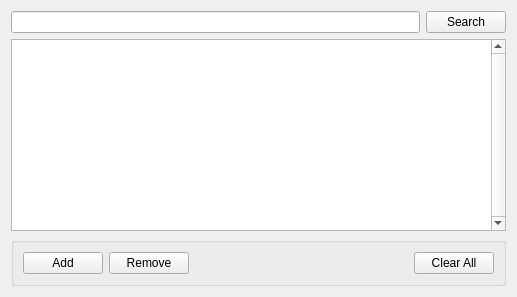
     <widget class="QWidget" name="outputMappingsTab">
      <property name="sizePolicy">
       <sizepolicy hsizetype="Expanding" vsizetype="Expanding">
        <horstretch>0</horstretch>
        <verstretch>0</verstretch>
       </sizepolicy>
      </property>
      <attribute name="title">
       <string>Output Mappings</string>
      </attribute>
      <layout class="QVBoxLayout" name="verticalLayoutOutputMappings" stretch="0,1,0">
       <item>
        <layout class="QHBoxLayout" name="layoutOutputSearch">
         <item>
          <widget class="QLineEdit" name="outputControlSearch"/>
         </item>
         <item>
          <widget class="QPushButton" name="outputControlSearchBtn">
           <property name="text">
            <string>Search</string>
           </property>
          </widget>
         </item>
        </layout>
       </item>
       <item>
        <widget class="QTableView" name="midiOutputMappingTableView">
         <property name="sizePolicy">
          <sizepolicy hsizetype="Expanding" vsizetype="Expanding">
           <horstretch>0</horstretch>
           <verstretch>0</verstretch>
          </sizepolicy>
         </property>
         <property name="verticalScrollBarPolicy">
          <enum>Qt::ScrollBarAlwaysOn</enum>
         </property>
         <property name="horizontalScrollBarPolicy">
          <enum>Qt::ScrollBarAlwaysOff</enum>
         </property>
         <property name="sizeAdjustPolicy">
          <enum>QAbstractScrollArea::AdjustIgnored</enum>
         </property>
         <property name="editTriggers">
          <set>QAbstractItemView::AnyKeyPressed|QAbstractItemView::DoubleClicked|QAbstractItemView::EditKeyPressed|QAbstractItemView::SelectedClicked</set>
         </property>
        </widget>
       </item>
       <item>
        <widget class="QGroupBox" name="groupBoxOutputManagement">
         <property name="title">
          <string/>
         </property>
         <layout class="QHBoxLayout" name="horizontalLayoutOutputManagement">
          <item>
           <widget class="QPushButton" name="btnAddOutputMapping">
            <property name="text">
             <string>Add</string>
            </property>
           </widget>
          </item>
          <item>
           <widget class="QPushButton" name="btnRemoveOutputMappings">
            <property name="text">
             <string>Remove</string>
            </property>
           </widget>
          </item>
          <item>
           <spacer name="horizontalSpacerOutputManagement">
            <property name="orientation">
             <enum>Qt::Horizontal</enum>
            </property>
            <property name="sizeHint" stdset="0">
             <size>
              <width>219</width>
              <height>20</height>
             </size>
            </property>
           </spacer>
          </item>
          <item>
           <widget class="QPushButton" name="btnClearAllOutputMappings">
            <property name="text">
             <string>Clear All</string>
            </property>
           </widget>
          </item>
         </layout>
        </widget>
       </item>
      </layout>
     </widget>
